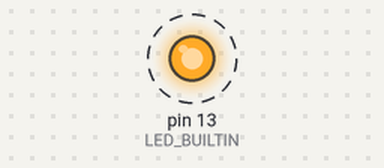
Bench run of a sketch on a simulated Arduino Uno, built with avr-gcc and run on an emulated ATmega328P. Shown: output pins drawn as LEDs (lit = HIGH). Dashed ring = blinking.

Above: at 0.5 s.
Timing chart, 0 to 4.1 s (numbered marks = the images above):
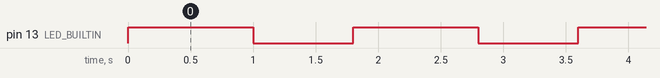

The sketch:

blink.ino
```cpp
/*
  Turns an LED on for one second, then off for one second, repeatedly.

  Most Arduinos have an on-board LED you can control. On the UNO, MEGA and ZERO
  it is attached to digital pin 13, on MKR1000 on pin 6. LED_BUILTIN is set to
  the correct LED pin independent of which board is used.
*/

void setup() {
  pinMode(LED_BUILTIN, OUTPUT);
}

void loop() {
  digitalWrite(LED_BUILTIN, HIGH); // turn on the LED
  delay(1000); // delay 1000ms, 1s
  digitalWrite(LED_BUILTIN, LOW); // turen off
  delay(800);
}
```

Measured:
- by itself, pin 13 (LED_BUILTIN): alternates HIGH for 1.0 s and LOW for 0.80 s
